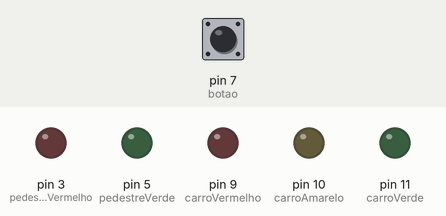
A sketch run on a simulated Arduino Uno, built with avr-gcc and run on an emulated ATmega328P. Parts: output pins drawn as LEDs (lit = HIGH). Inputs (shaded band) come from the test bench; at power-on: pin 7 (botao) LOW.

Above: at 1.2 s.
1.3 s: pin 7 (botao) pulled HIGH for 0.15 s
At 2.7 s:
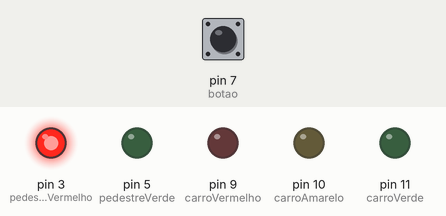
Timing chart, 0 to 4.3 s (numbered marks = the images above; inputs shaded):
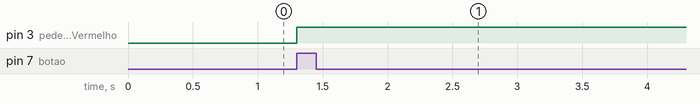

Measured:
- after the input at 1.3 s, pin 3 (pedestreVermelho): LOW → HIGH at once

The sketch:

SinalInterativo.ino
```cpp
  const int carroVermelho = 9;
  const int carroAmarelo = 10;
  const int carroVerde = 11;

  const int pedestreVermelho = 3;
  const int pedestreVerde = 5;

  const int botao = 7;

void setup() {


  pinMode(botao,INPUT);

  pinMode(carroVermelho,OUTPUT);
  pinMode(carroVerde,OUTPUT);
  pinMode(carroAmarelo,OUTPUT);
  pinMode(pedestreVermelho,OUTPUT);
  pinMode(pedestreVerde,OUTPUT);


}

void loop() {

//digitalWrite(carroVerde,HIGH);
//digitalWrite(pedestreVermelho,HIGH);

int botaoPressionado = digitalRead(botao);

  if (botaoPressionado == HIGH){
   digitalWrite(pedestreVermelho,HIGH);
   delay(5000);
  }


}
```
